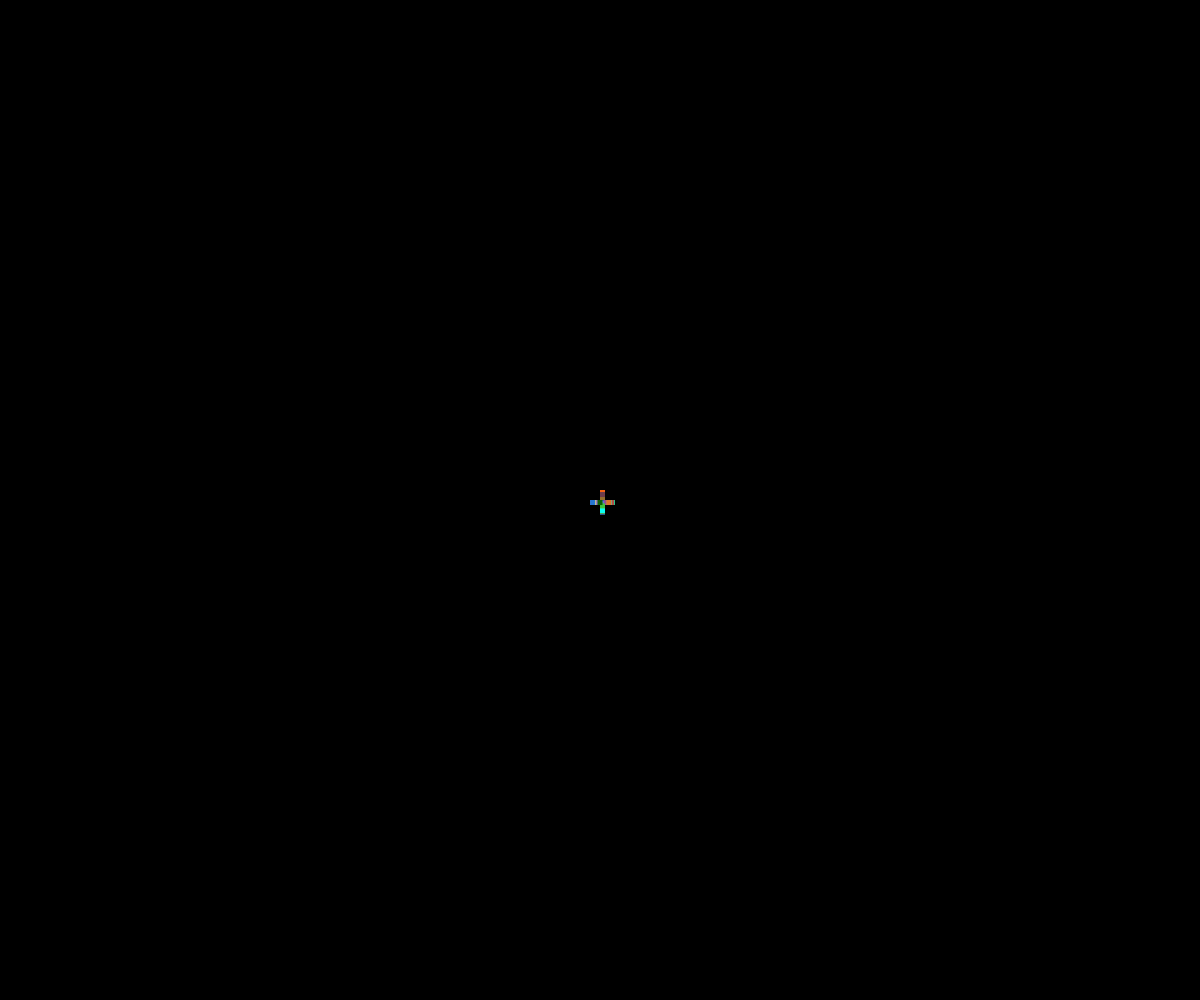
Frame 1 (no input)
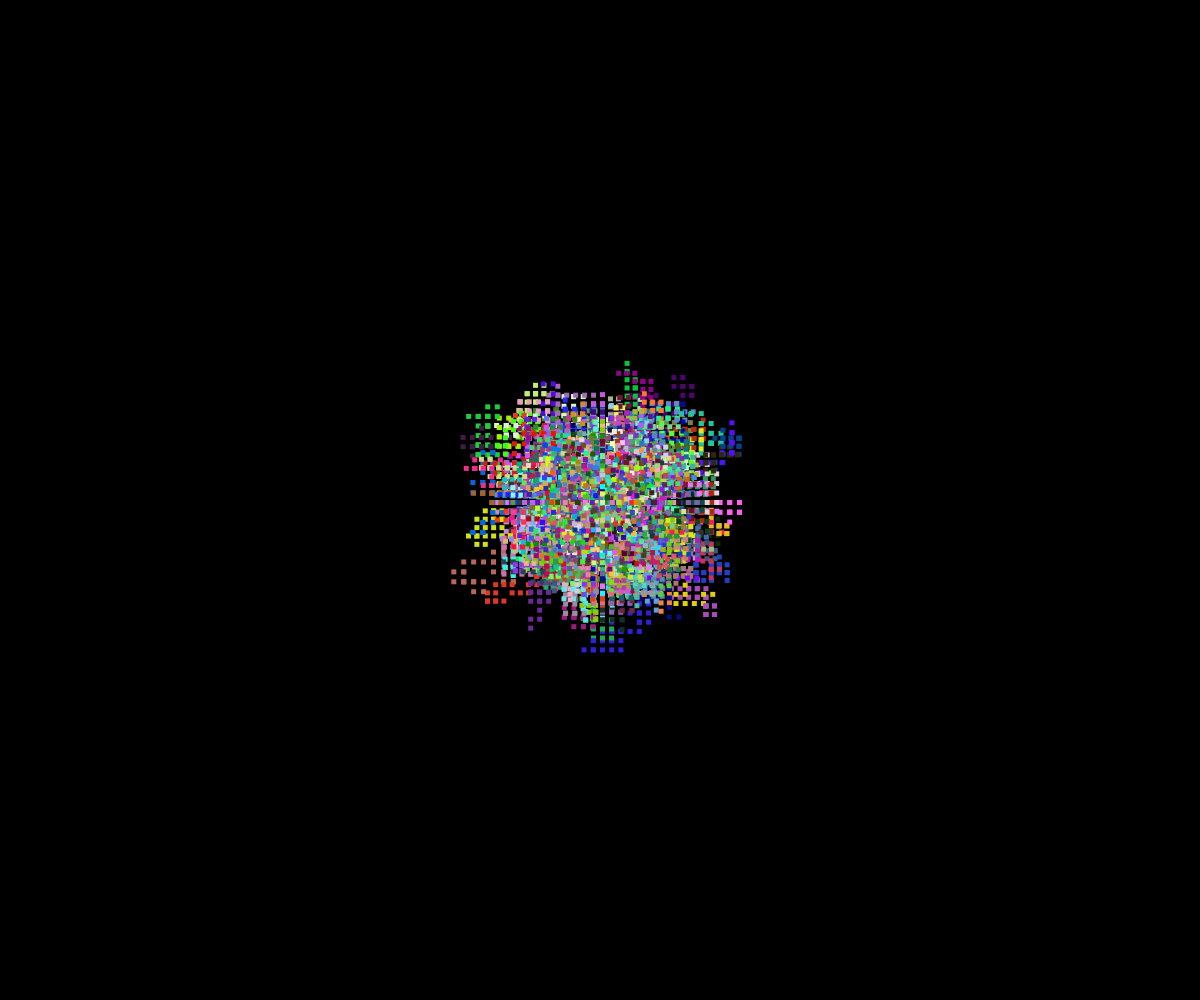
Frame 60 (no input)
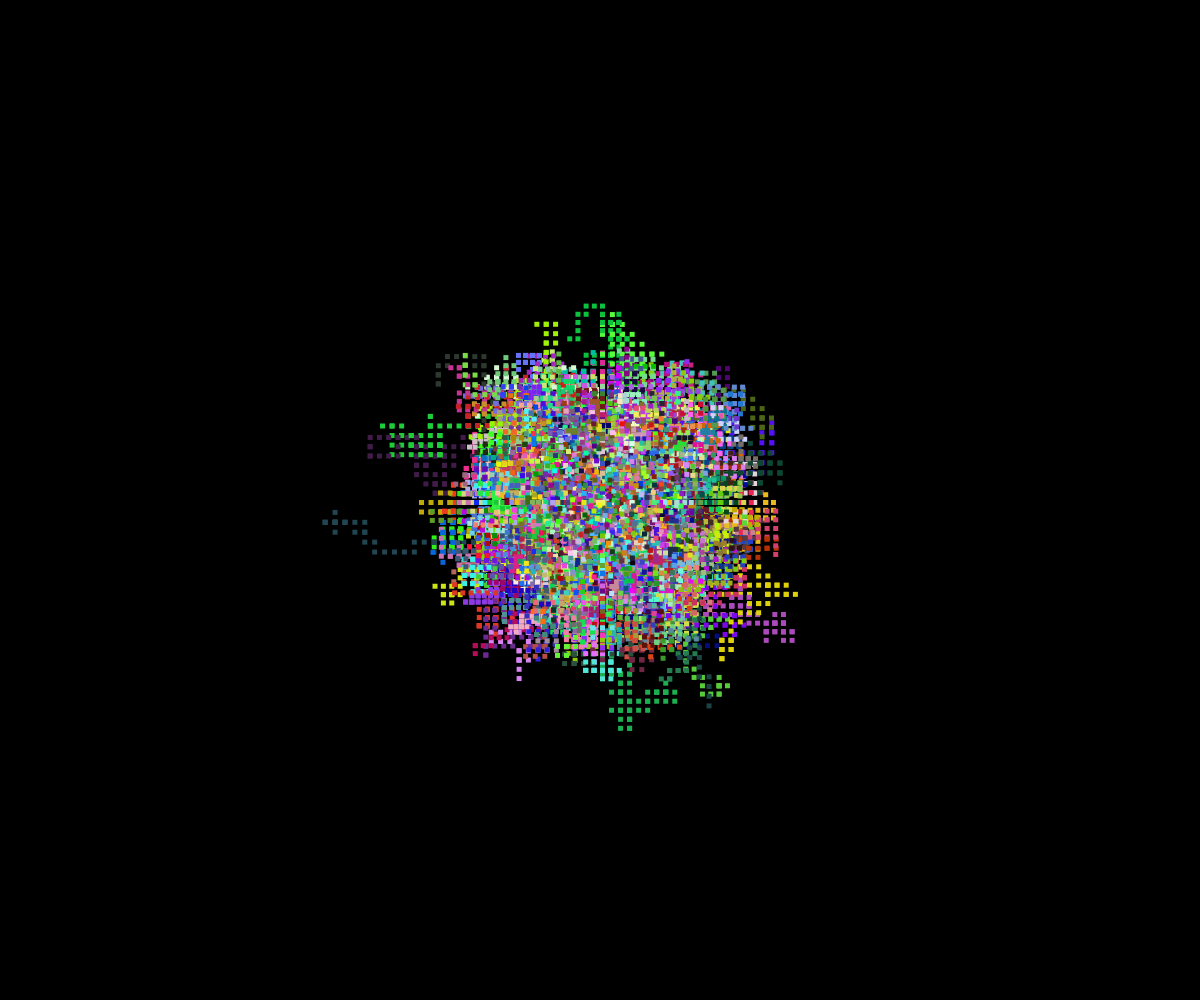
Frame 120 (the mouse pressed at the canvas centre since frame 60)

The p5.js sketch that drew these frames (run headless with seeded random() and noise() and a simulated clock; from frame 60 on, the mouse is pressed at the canvas centre):

// p5.js sketch
// ── sketch.js
// Classes and Objects
// Tanya
// 8 April, 2024
// A first look at making our own classes

//let myWalker, myWalker2;  //objects can't be created before setup()
let walkers = [];
const NUM_WALKERS = 2000;

function setup() {
  createCanvas(windowWidth, windowHeight);
  // myWalker = new Walker(width/2, height/2, color("red"));
  // myWalker2= new Walker2(50,50,color("blue"));
  for (let i = 0; i<NUM_WALKERS; i++){
    let c = color(random(255), random(255), random(255));
    walkers.push(new Walker(width/2, height/2, c));
  }
  noStroke();
  background(0);
}

function draw() {
  //background(220);
  for(let w of walkers){
    w.move();
    w.display();
  }
}


class Walker{
  //Constructor
  constructor(x, y, c){
    this.x = x;
    this.y = y;
    this.c = c;
    this.speed = random(2,10);
    this.size = 5;

  }

  //Class methods
  display(){
    rectMode = CENTER;
    fill(this.c);
    square(this.x, this.y, this.size);

  }

  move(){
    let choice = Math.floor(random(4));
    if(choice===0) this.x-=this.speed;
    else if(choice === 1) this.x += this.speed;
    else if(choice === 2) this.y -= this.speed;
    else if(choice === 3) this.y += this.speed;
  }
}

// class Walker2{
//   //Constructor
//   constructor(x, y, c){
//     this.x = x;
//     this.y = y;
//     this.c = c;
//     this.speed = random(2,10);
//     this.size = 5;

//   }

//   //Class methods
//   display(){
//     rectMode = CENTER;
//     fill(this.c);
//     square(this.x, this.y, this.size);

//   }

//   move(){
//     let choice = Math.floor(random(4));
//     if(choice===0) this.x-=this.speed;
//     else if(choice === 1) this.x += this.speed;
//     else if(choice === 2) this.y -= this.speed;
//     else if(choice === 3) this.y += this.speed;
//   }
// }
